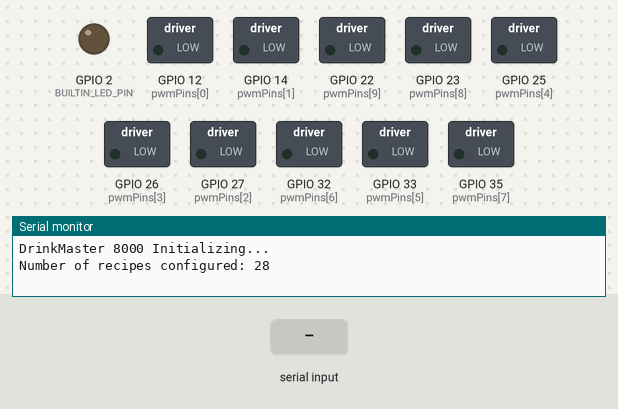
This sketch was run on a simulated ESP32. Shown: switched loads named in the sketch (green lamp = pin HIGH), output pins drawn as LEDs (lit = HIGH), the last lines printed to the serial monitor. Inputs (shaded band) come from the test bench.

Above: at 1.2 s.
1.3 s: "0\n" received over Serial
At 3.3 s:
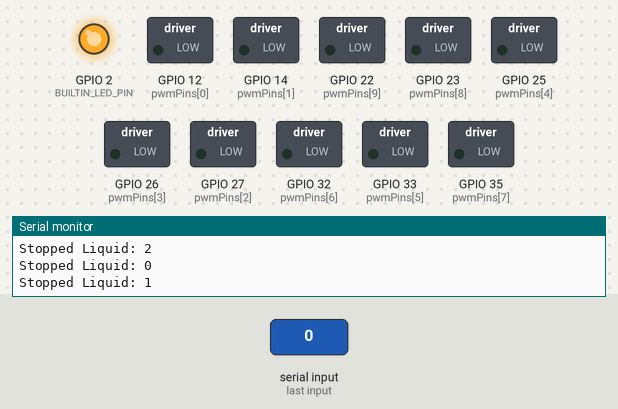
3.6 s: "28\n" received over Serial
At 4.2 s:
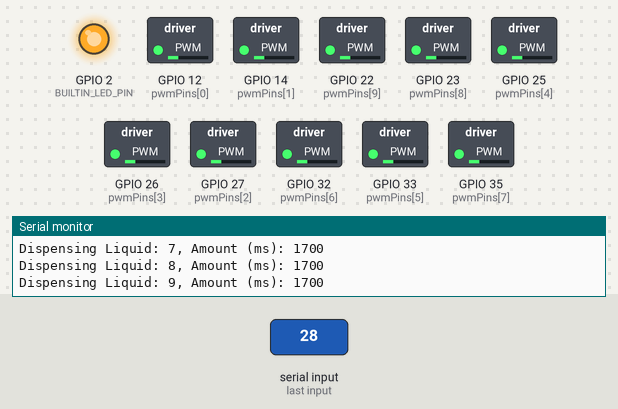
6.6 s: "5\n" received over Serial
At 8.1 s:
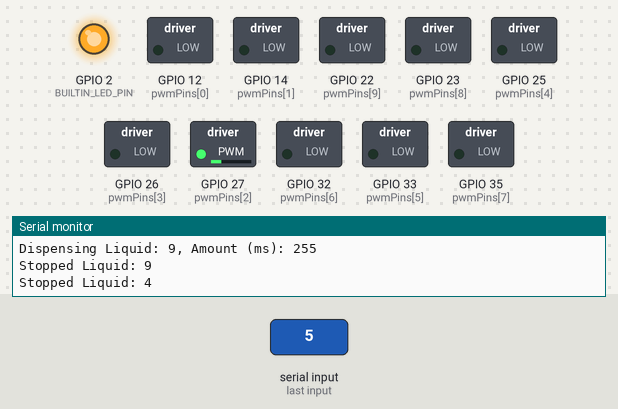
Timing chart, 0 to 13.1 s (numbered marks = the images above; inputs shaded):
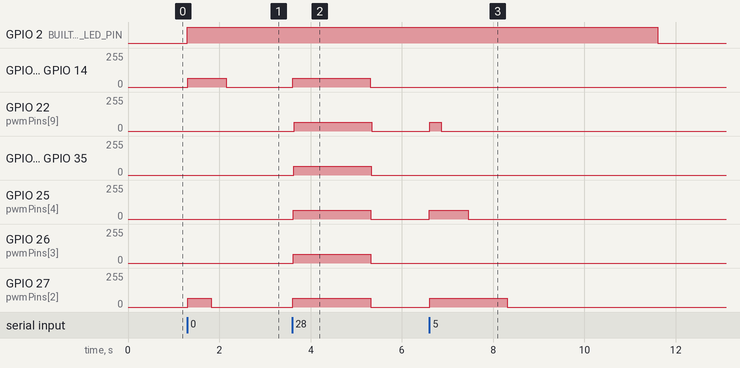

Measured:
- after the input at 1.3 s, GPIO 2 (BUILTIN_LED_PIN): LOW → HIGH at once; GPIO 12 (pwmPins[0]), GPIO 14 (pwmPins[1]): 0/255 → 64/255 at once, → 0/255 0.85 s later; GPIO 27 (pwmPins[2]): 0/255 → 64/255 at once, → 0/255 0.51 s later
- after the input at 3.6 s, GPIO 2 (BUILTIN_LED_PIN): stays HIGH (without the input it goes to LOW after 2.7 s); GPIO 12 (pwmPins[0]): 0/255 → 64/255 at once, → 0/255 1.7 s later
- after the input at 6.6 s, GPIO 2 (BUILTIN_LED_PIN): HIGH → LOW after 5.0 s instead of 2.0 s; GPIO 22 (pwmPins[9]): 0/255 → 64/255 at once, → 0/255 0.25 s later; GPIO 25 (pwmPins[4]): 0/255 → 64/255 at once, → 0/255 0.85 s later; GPIO 27 (pwmPins[2]): 0/255 → 64/255 at once, → 0/255 1.7 s later

The sketch:

Drink_master_8000.ino
```cpp
// --- Built-in LED Configuration ---
const int BUILTIN_LED_PIN = 2; // GPIO 2 is common for built-in LED
unsigned long ledTurnOnMillis = 0;
bool isLedActive = false;
const unsigned long ledActiveDuration = 5000; // 5 seconds

// --- Motor and Liquid Configuration ---
const int pwmPins[10] = { 12, 14, 27, 26, 25, 33, 32, 35, 23, 22 };

enum Liquids {
  LIQ_APEROL = 0, // Renamed to avoid conflict with RemoteXY struct members if any were kept
  LIQ_PROSECCO,
  LIQ_SODA_WATER,
  LIQ_VODKA,
  LIQ_GIN,
  LIQ_WHITE_RUM,
  LIQ_TEQUILA,
  LIQ_BOURBON,
  LIQ_TRIPLE_SEC,
  LIQ_SWEET_VERMOUTH
};

float ml_to_ms = 17.0; // Calibration: milliseconds per ml
const int MOTOR_PWM_SPEED = 64; // Motor speed (0-255)

struct Motor {
  bool isRunning;
  unsigned long startTime;
  unsigned long duration;
} motorState[10];

struct RecipeStep {
  int liquidIndex;
  int ml;
};

// --- RECIPE DEFINITIONS (Aligned with Python's Veci_s_Drinks.drinks_names) ---
// IDs 0-27 for drinks, ID 28 for cleaning (handled separately)

// ID 0: Aperol Spritz
const RecipeStep recipe0_AperolSpritz[] = {
  { LIQ_APEROL, 50 }, { LIQ_PROSECCO, 50 }, { LIQ_SODA_WATER, 30 }
};

// ID 1: Mojito (Simplified: Rum, Soda, Sweet Vermouth for lime/sugar)
const RecipeStep recipe1_Mojito[] = {
  { LIQ_WHITE_RUM, 60 }, { LIQ_SODA_WATER, 90 }, { LIQ_SWEET_VERMOUTH, 15 }
};

// ID 2: Sweet Martini
const RecipeStep recipe2_SweetMartini[] = {
  { LIQ_GIN, 60 }, { LIQ_SWEET_VERMOUTH, 20 }
};

// ID 3: Manhattan
const RecipeStep recipe3_Manhattan[] = {
  { LIQ_BOURBON, 50 }, { LIQ_SWEET_VERMOUTH, 25 } // Original had 50, adjusted for balance
};

// ID 4: Margarita (Simplified: Tequila, Triple Sec, Sweet Vermouth for lime)
const RecipeStep recipe4_Margarita[] = {
  { LIQ_TEQUILA, 50 }, { LIQ_TRIPLE_SEC, 25 }, { LIQ_SWEET_VERMOUTH, 15 }
};

// ID 5: Tom Collins (Simplified: Gin, Soda, Sweet Vermouth for lemon/sugar)
const RecipeStep recipe5_TomCollins[] = {
  { LIQ_GIN, 50 }, { LIQ_SODA_WATER, 100 }, { LIQ_SWEET_VERMOUTH, 15 }
};

// ID 6: Cosmopolitan (Simplified: Vodka, Triple Sec, Soda for cranberry, Sweet Vermouth for lime)
const RecipeStep recipe6_Cosmopolitan[] = {
  { LIQ_VODKA, 40 }, { LIQ_TRIPLE_SEC, 20 }, { LIQ_SODA_WATER, 30 }, { LIQ_SWEET_VERMOUTH, 10 }
};

// ID 7: Sidecar (Simplified: Bourbon for Brandy, Triple Sec, Sweet Vermouth for lemon)
const RecipeStep recipe7_Sidecar[] = {
  { LIQ_BOURBON, 50 }, { LIQ_TRIPLE_SEC, 20 }, { LIQ_SWEET_VERMOUTH, 10 }
};

// ID 8: Rum Sour (Simplified: Rum, Sweet Vermouth for lemon/sugar, touch of Soda)
const RecipeStep recipe8_RumSour[] = {
  { LIQ_WHITE_RUM, 50 }, { LIQ_SWEET_VERMOUTH, 25 }, { LIQ_SODA_WATER, 25 }
};

// ID 9: Long Island Iced Tea (Simplified: 5 spirits, Soda for sour/cola)
const RecipeStep recipe9_LongIsland[] = {
  { LIQ_VODKA, 15 }, { LIQ_GIN, 15 }, { LIQ_WHITE_RUM, 15 }, { LIQ_TEQUILA, 15 },
  { LIQ_TRIPLE_SEC, 15 }, { LIQ_SODA_WATER, 50 } // Soda for volume and some fizz
};

// ID 10: Negroni
const RecipeStep recipe10_Negroni[] = {
  { LIQ_GIN, 30 }, { LIQ_SWEET_VERMOUTH, 30 }, { LIQ_APEROL, 30 }
};

// ID 11: Boulevardier Variation (Bourbon, Sweet Vermouth, Aperol for Campari)
const RecipeStep recipe11_Boulevardier[] = {
  { LIQ_BOURBON, 30 }, { LIQ_SWEET_VERMOUTH, 30 }, { LIQ_APEROL, 30 }
};

// ID 12: French 75 (Simplified: Gin, Prosecco, Sweet Vermouth for lemon/sugar)
const RecipeStep recipe12_French75[] = {
  { LIQ_GIN, 30 }, { LIQ_PROSECCO, 60 }, { LIQ_SWEET_VERMOUTH, 10 }
};

// ID 13: Gin Fizz (Simplified: Gin, Sweet Vermouth for lemon/sugar, Soda)
const RecipeStep recipe13_GinFizz[] = {
  { LIQ_GIN, 50 }, { LIQ_SWEET_VERMOUTH, 15 }, { LIQ_SODA_WATER, 80 }
};

// ID 14: Tequila Sunrise (Simplified: Tequila, Soda for OJ, Aperol for Grenadine)
const RecipeStep recipe14_TequilaSunrise[] = {
  { LIQ_TEQUILA, 50 }, { LIQ_SODA_WATER, 100 }, { LIQ_APEROL, 15 }
};

// ID 15: Rum Punch (Simplified: Rum, Triple Sec, Soda for juices, Aperol for color)
const RecipeStep recipe15_RumPunch[] = {
  { LIQ_WHITE_RUM, 50 }, { LIQ_TRIPLE_SEC, 20 }, { LIQ_SODA_WATER, 80 }, { LIQ_APEROL, 10 }
};

// ID 16: Gimlet (Simplified: Gin, Sweet Vermouth for lime cordial)
const RecipeStep recipe16_Gimlet[] = {
  { LIQ_GIN, 60 }, { LIQ_SWEET_VERMOUTH, 20 }
};

// ID 17: Vodka Spritz
const RecipeStep recipe17_VodkaSpritz[] = {
  { LIQ_VODKA, 50 }, { LIQ_PROSECCO, 50 }, { LIQ_SODA_WATER, 30 }
};

// ID 18: Gin Spritz
const RecipeStep recipe18_GinSpritz[] = {
  { LIQ_GIN, 50 }, { LIQ_PROSECCO, 50 }, { LIQ_SODA_WATER, 30 }
};

// ID 19: Rum Spritz
const RecipeStep recipe19_RumSpritz[] = {
  { LIQ_WHITE_RUM, 50 }, { LIQ_PROSECCO, 50 }, { LIQ_SODA_WATER, 30 }
};

// ID 20: Tequila Spritz
const RecipeStep recipe20_TequilaSpritz[] = {
  { LIQ_TEQUILA, 50 }, { LIQ_PROSECCO, 50 }, { LIQ_SODA_WATER, 30 }
};

// ID 21: Bourbon Spritz
const RecipeStep recipe21_BourbonSpritz[] = {
  { LIQ_BOURBON, 50 }, { LIQ_PROSECCO, 50 }, { LIQ_SODA_WATER, 30 }
};

// ID 22: Soda
const RecipeStep recipe22_Soda[] = {
  { LIQ_SODA_WATER, 150 }
};

// ID 23: Vodka Highball
const RecipeStep recipe23_VodkaHighball[] = {
  { LIQ_VODKA, 50 }, { LIQ_SODA_WATER, 120 }
};

// ID 24: Gin Highball
const RecipeStep recipe24_GinHighball[] = {
  { LIQ_GIN, 50 }, { LIQ_SODA_WATER, 120 }
};

// ID 25: Rum Highball
const RecipeStep recipe25_RumHighball[] = {
  { LIQ_WHITE_RUM, 50 }, { LIQ_SODA_WATER, 120 }
};

// ID 26: Tequila Highball
const RecipeStep recipe26_TequilaHighball[] = {
  { LIQ_TEQUILA, 50 }, { LIQ_SODA_WATER, 120 }
};

// ID 27: Bourbon Highball
const RecipeStep recipe27_BourbonHighball[] = {
  { LIQ_BOURBON, 50 }, { LIQ_SODA_WATER, 120 }
};

// --- Master Recipe List (Order MUST match Python IDs 0-27) ---
const RecipeStep* recipes[] = {
  recipe0_AperolSpritz,    // ID 0
  recipe1_Mojito,          // ID 1
  recipe2_SweetMartini,    // ID 2
  recipe3_Manhattan,       // ID 3
  recipe4_Margarita,       // ID 4
  recipe5_TomCollins,      // ID 5
  recipe6_Cosmopolitan,    // ID 6
  recipe7_Sidecar,         // ID 7
  recipe8_RumSour,         // ID 8
  recipe9_LongIsland,      // ID 9
  recipe10_Negroni,        // ID 10
  recipe11_Boulevardier,   // ID 11
  recipe12_French75,       // ID 12
  recipe13_GinFizz,        // ID 13
  recipe14_TequilaSunrise, // ID 14
  recipe15_RumPunch,       // ID 15
  recipe16_Gimlet,         // ID 16
  recipe17_VodkaSpritz,    // ID 17
  recipe18_GinSpritz,      // ID 18
  recipe19_RumSpritz,      // ID 19
  recipe20_TequilaSpritz,  // ID 20
  recipe21_BourbonSpritz,  // ID 21
  recipe22_Soda,           // ID 22
  recipe23_VodkaHighball,  // ID 23
  recipe24_GinHighball,    // ID 24
  recipe25_RumHighball,    // ID 25
  recipe26_TequilaHighball,// ID 26
  recipe27_BourbonHighball // ID 27
};

// --- Recipe Sizes (Automatically calculated for each recipe) ---
const int recipeSizes[] = {
  sizeof(recipe0_AperolSpritz) / sizeof(RecipeStep),
  sizeof(recipe1_Mojito) / sizeof(RecipeStep),
  sizeof(recipe2_SweetMartini) / sizeof(RecipeStep),
  sizeof(recipe3_Manhattan) / sizeof(RecipeStep),
  sizeof(recipe4_Margarita) / sizeof(RecipeStep),
  sizeof(recipe5_TomCollins) / sizeof(RecipeStep),
  sizeof(recipe6_Cosmopolitan) / sizeof(RecipeStep),
  sizeof(recipe7_Sidecar) / sizeof(RecipeStep),
  sizeof(recipe8_RumSour) / sizeof(RecipeStep),
  sizeof(recipe9_LongIsland) / sizeof(RecipeStep),
  sizeof(recipe10_Negroni) / sizeof(RecipeStep),
  sizeof(recipe11_Boulevardier) / sizeof(RecipeStep),
  sizeof(recipe12_French75) / sizeof(RecipeStep),
  sizeof(recipe13_GinFizz) / sizeof(RecipeStep),
  sizeof(recipe14_TequilaSunrise) / sizeof(RecipeStep),
  sizeof(recipe15_RumPunch) / sizeof(RecipeStep),
  sizeof(recipe16_Gimlet) / sizeof(RecipeStep),
  sizeof(recipe17_VodkaSpritz) / sizeof(RecipeStep),
  sizeof(recipe18_GinSpritz) / sizeof(RecipeStep),
  sizeof(recipe19_RumSpritz) / sizeof(RecipeStep),
  sizeof(recipe20_TequilaSpritz) / sizeof(RecipeStep),
  sizeof(recipe21_BourbonSpritz) / sizeof(RecipeStep),
  sizeof(recipe22_Soda) / sizeof(RecipeStep),
  sizeof(recipe23_VodkaHighball) / sizeof(RecipeStep),
  sizeof(recipe24_GinHighball) / sizeof(RecipeStep),
  sizeof(recipe25_RumHighball) / sizeof(RecipeStep),
  sizeof(recipe26_TequilaHighball) / sizeof(RecipeStep),
  sizeof(recipe27_BourbonHighball) / sizeof(RecipeStep)
};

const int numRecipes = sizeof(recipes) / sizeof(recipes[0]); // Total number of defined drink recipes

// --- Functions ---
void nalievaj(int liquidIndex, int ml) {
  if (liquidIndex < 0 || liquidIndex >= 10) {
    Serial.print("Error: Invalid liquidIndex in nalievaj: ");
    Serial.println(liquidIndex);
    return;
  }
  if (!motorState[liquidIndex].isRunning) {
    motorState[liquidIndex].isRunning = true;
    motorState[liquidIndex].startTime = millis();
    motorState[liquidIndex].duration = (unsigned long)ml * ml_to_ms; // Cast to unsigned long for safety
    analogWrite(pwmPins[liquidIndex], MOTOR_PWM_SPEED);
    Serial.print("Dispensing Liquid: "); Serial.print(liquidIndex);
    Serial.print(", Amount (ms): "); Serial.println(motorState[liquidIndex].duration);
  }
}

void updateMotors() {
  unsigned long currentTime = millis();
  for (int i = 0; i < 10; i++) {
    if (motorState[i].isRunning && (currentTime - motorState[i].startTime >= motorState[i].duration)) {
      analogWrite(pwmPins[i], 0);
      motorState[i].isRunning = false;
      Serial.print("Stopped Liquid: "); Serial.println(i);
    }
  }
}

void runRecipe(const RecipeStep* recipe, int size) {
  Serial.println("Starting recipe...");
  for (int i = 0; i < size; i++) {
    nalievaj(recipe[i].liquidIndex, recipe[i].ml);
  }
}

void cleanAll() {
  Serial.println("Starting cleaning cycle for all motors...");
  for (int i = 0; i < 10; i++) {
    nalievaj(i, 100); // Dispense 100ml equivalent for cleaning
  }
}

void setup() {
  Serial.begin(115200);
  while (!Serial); // Optional: wait for serial connection

  pinMode(BUILTIN_LED_PIN, OUTPUT);
  digitalWrite(BUILTIN_LED_PIN, LOW);

  Serial.println("DrinkMaster 8000 Initializing...");
  Serial.print("Number of recipes configured: "); Serial.println(numRecipes);

  for (int i = 0; i < 10; i++) {
    pinMode(pwmPins[i], OUTPUT);
    analogWrite(pwmPins[i], 0);
    motorState[i] = { false, 0, 0 };
  }
}

void loop() {
  updateMotors();     // Continuously update motor states

  // --- LED Blinking Logic ---
  if (isLedActive) {
    if (millis() - ledTurnOnMillis >= ledActiveDuration) {
      digitalWrite(BUILTIN_LED_PIN, LOW);
      isLedActive = false;
      // Serial.println("LED OFF"); // Optional: for debugging
    }
  }

  // --- Serial Command Handling from Raspberry Pi ---
  if (Serial.available()) {
    String inputString = Serial.readStringUntil('\n');
    inputString.trim();

    // Attempt to parse the command string to an integer
    // toInt() returns 0 if conversion fails AND the string is not "0"
    long parsedNum = inputString.toInt();
    int receivedCommandId = -1; // Default to invalid

    if (inputString == "0") { // toInt() returns 0 for "0", which is valid
        receivedCommandId = 0;
    } else if (parsedNum != 0) { // toInt() returns non-zero for other valid numbers
        receivedCommandId = (int)parsedNum;
    }
    // else: conversion failed for non-"0" strings that don't parse to non-zero int,
    // or input was not a number. receivedCommandId remains -1.

    if (receivedCommandId != -1) {
        Serial.print("Received RPi Command ID: ");
        Serial.println(receivedCommandId);

        // Activate LED
        digitalWrite(BUILTIN_LED_PIN, HIGH);
        isLedActive = true;
        ledTurnOnMillis = millis();
        Serial.println("LED ON");

        if (receivedCommandId == 28) { // Python ID 28 for "Clean program"
            Serial.println("Executing Clean Program via RPi command.");
            cleanAll();
        } else if (receivedCommandId >= 0 && receivedCommandId < numRecipes) {
            Serial.print("Executing recipe index ");
            Serial.print(receivedCommandId);
            Serial.println(" via RPi command.");
            runRecipe(recipes[receivedCommandId], recipeSizes[receivedCommandId]);
        } else {
            Serial.print("Invalid or unmapped RPi drink command ID: ");
            Serial.println(receivedCommandId);
        }
    } else {
        Serial.print("Failed to parse RPi command: '");
        Serial.print(inputString);
        Serial.println("'");
    }
  }
}
```
